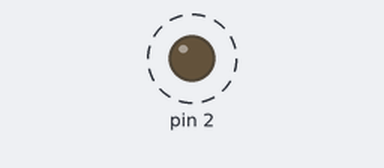
The sketch below on a simulated Arduino Uno, built with avr-gcc and run on an emulated ATmega328P. Shown: output pins drawn as LEDs (lit = HIGH). Dashed ring = blinking.

Above: at 0.1 s.
Timing chart, 0 to 3.0 s (numbered marks = the images above):
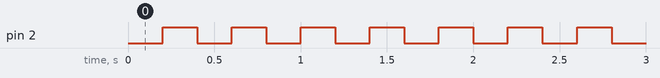

Measured:
- by itself, pin 2: alternates HIGH for 0.20 s and LOW for 0.20 s

The sketch:

clignote.ino
```cpp
#include "Led.h"

Led slowLed(23, 1000);
Led fastLed(2, 200);

void setup() {
  slowLed.begin();
  fastLed.begin();
}

void loop() {
  slowLed.update();
  fastLed.update();
}
```

Led.cpp
```cpp
#include "Led.h"

Led::Led(int pin, unsigned long intervalMs) {
  this->pin = pin;
  this->intervalMs = intervalMs;
  lastToggleAt = 0;
  isOn = false;
}

void Led::begin() {
  pinMode(pin, OUTPUT);
}

void Led::update() {
  unsigned long now = millis();

  if (now - lastToggleAt < intervalMs) {
    return;
  }

  lastToggleAt = now;
  isOn = !isOn;
  digitalWrite(pin, isOn);
}
```

Led.h
```cpp
#pragma once

#include <Arduino.h>

class Led {
public:
  Led(int pin, unsigned long intervalMs);
  void begin();
  void update();

private:
  int pin;
  unsigned long intervalMs;
  unsigned long lastToggleAt;
  bool isOn;
};
```
